Frame 1 (no input): blank canvas, image omitted
Frame 60 (the mouse pressed at the canvas centre just before this capture): blank canvas, image omitted
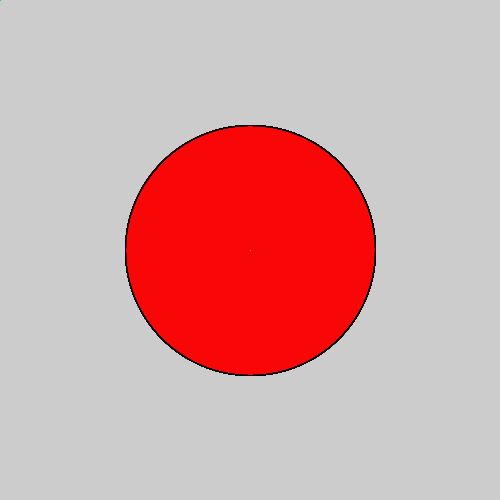
Frame 120 (the mouse held since frame 60 and released just before this capture)

The Processing sketch whose frames 1 and 60 were blank and that drew this single picture after the mouse press (run headless with seeded random() and noise(); from frame 60 on, the mouse is pressed at the canvas centre):

// Processing sketch: processing_52124
// ── processing_52124.pde



void setup(){
 size(500,500);
smooth(); 
  
}

void draw(){
 fill(random(100,255));
if ((mousePressed == true) && (mouseButton == LEFT)) {
   fill(random(0.255), random(0,255), random(0,255)); 
  }
 else{
  fill(255,0,0, 20); 
  stroke(3);
  }

 ellipse(pmouseX, pmouseY, pmouseX,pmouseX); 

fill(random(100,255));
if ((mousePressed == true) && (mouseButton == LEFT)) {
   fill(255,0,0); 
  }
 else{
  fill(230,10); 
  stroke(0,255,0);
  } 
 line(pmouseX, pmouseY, pmouseX,pmouseX);
 

  
}
